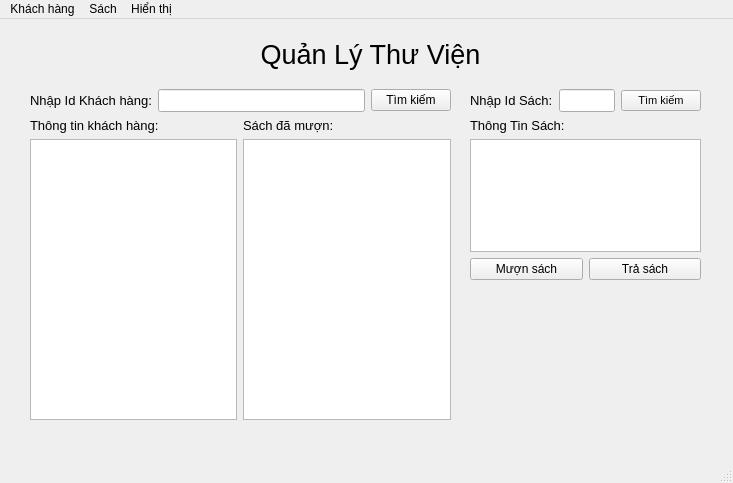
<?xml version="1.0" encoding="UTF-8"?>
<ui version="4.0">
 <class>MainWindow</class>
 <widget class="QMainWindow" name="MainWindow">
  <property name="windowModality">
   <enum>Qt::NonModal</enum>
  </property>
  <property name="geometry">
   <rect>
    <x>0</x>
    <y>0</y>
    <width>733</width>
    <height>483</height>
   </rect>
  </property>
  <property name="windowTitle">
   <string>Quản lý thư viện</string>
  </property>
  <widget class="QWidget" name="centralwidget">
   <widget class="QLabel" name="label">
    <property name="geometry">
     <rect>
      <x>0</x>
      <y>10</y>
      <width>741</width>
      <height>51</height>
     </rect>
    </property>
    <property name="font">
     <font>
      <pointsize>20</pointsize>
     </font>
    </property>
    <property name="text">
     <string>Quản Lý Thư Viện</string>
    </property>
    <property name="alignment">
     <set>Qt::AlignCenter</set>
    </property>
   </widget>
   <widget class="QWidget" name="verticalLayoutWidget_5">
    <property name="geometry">
     <rect>
      <x>470</x>
      <y>70</y>
      <width>231</width>
      <height>191</height>
     </rect>
    </property>
    <layout class="QVBoxLayout" name="verticalLayout_5">
     <item>
      <layout class="QHBoxLayout" name="horizontalLayout_3">
       <item>
        <layout class="QVBoxLayout" name="verticalLayout_3"/>
       </item>
       <item>
        <widget class="QLabel" name="label_2">
         <property name="font">
          <font>
           <pointsize>10</pointsize>
          </font>
         </property>
         <property name="text">
          <string>Nhập Id Sách:</string>
         </property>
        </widget>
       </item>
       <item>
        <widget class="QLineEdit" name="i_bookId">
         <property name="font">
          <font>
           <pointsize>10</pointsize>
          </font>
         </property>
        </widget>
       </item>
       <item>
        <widget class="QPushButton" name="b_findBook">
         <property name="font">
          <font>
           <pointsize>8</pointsize>
          </font>
         </property>
         <property name="text">
          <string>Tìm kiếm</string>
         </property>
        </widget>
       </item>
      </layout>
     </item>
     <item>
      <layout class="QVBoxLayout" name="verticalLayout_4">
       <item>
        <widget class="QLabel" name="label_6">
         <property name="font">
          <font>
           <pointsize>10</pointsize>
          </font>
         </property>
         <property name="text">
          <string>Thông Tin Sách:</string>
         </property>
        </widget>
       </item>
       <item>
        <widget class="QTextBrowser" name="o_bookInfo">
         <property name="font">
          <font>
           <pointsize>10</pointsize>
          </font>
         </property>
        </widget>
       </item>
       <item>
        <layout class="QHBoxLayout" name="horizontalLayout_4">
         <item>
          <widget class="QPushButton" name="b_borrow">
           <property name="text">
            <string>Mượn sách</string>
           </property>
          </widget>
         </item>
         <item>
          <widget class="QPushButton" name="b_return">
           <property name="text">
            <string>Trả sách</string>
           </property>
          </widget>
         </item>
        </layout>
       </item>
      </layout>
     </item>
    </layout>
   </widget>
   <widget class="QWidget" name="verticalLayoutWidget_6">
    <property name="geometry">
     <rect>
      <x>30</x>
      <y>70</y>
      <width>421</width>
      <height>331</height>
     </rect>
    </property>
    <layout class="QVBoxLayout" name="verticalLayout_6">
     <item>
      <layout class="QHBoxLayout" name="horizontalLayout">
       <item>
        <widget class="QLabel" name="label_3">
         <property name="font">
          <font>
           <pointsize>10</pointsize>
          </font>
         </property>
         <property name="text">
          <string>Nhập Id Khách hàng:</string>
         </property>
        </widget>
       </item>
       <item>
        <widget class="QLineEdit" name="i_user">
         <property name="font">
          <font>
           <pointsize>10</pointsize>
          </font>
         </property>
        </widget>
       </item>
       <item>
        <widget class="QPushButton" name="b_findUser">
         <property name="text">
          <string>Tìm kiếm</string>
         </property>
        </widget>
       </item>
      </layout>
     </item>
     <item>
      <layout class="QHBoxLayout" name="horizontalLayout_2">
       <item>
        <layout class="QVBoxLayout" name="verticalLayout">
         <item>
          <widget class="QLabel" name="label_4">
           <property name="font">
            <font>
             <pointsize>10</pointsize>
            </font>
           </property>
           <property name="text">
            <string>Thông tin khách hàng:</string>
           </property>
          </widget>
         </item>
         <item>
          <widget class="QTextBrowser" name="o_userInfo">
           <property name="font">
            <font>
             <pointsize>10</pointsize>
            </font>
           </property>
          </widget>
         </item>
        </layout>
       </item>
       <item>
        <layout class="QVBoxLayout" name="verticalLayout_2">
         <item>
          <widget class="QLabel" name="label_5">
           <property name="font">
            <font>
             <pointsize>10</pointsize>
            </font>
           </property>
           <property name="text">
            <string>Sách đã mượn:</string>
           </property>
          </widget>
         </item>
         <item>
          <widget class="QTextBrowser" name="o_bookBorrowed">
           <property name="font">
            <font>
             <pointsize>10</pointsize>
            </font>
           </property>
          </widget>
         </item>
        </layout>
       </item>
      </layout>
     </item>
    </layout>
   </widget>
  </widget>
  <widget class="QStatusBar" name="statusbar"/>
  <widget class="QMenuBar" name="menubar">
   <property name="geometry">
    <rect>
     <x>0</x>
     <y>0</y>
     <width>733</width>
     <height>22</height>
    </rect>
   </property>
   <widget class="QMenu" name="userMenu">
    <property name="title">
     <string>Khách hàng</string>
    </property>
    <addaction name="newUser"/>
    <addaction name="deleteUser"/>
   </widget>
   <widget class="QMenu" name="bookMenu">
    <property name="title">
     <string>Sách</string>
    </property>
    <addaction name="newBook"/>
    <addaction name="deleteBook"/>
   </widget>
   <widget class="QMenu" name="showMenu">
    <property name="title">
     <string>Hiển thị</string>
    </property>
    <addaction name="show100"/>
    <addaction name="show200"/>
   </widget>
   <addaction name="userMenu"/>
   <addaction name="bookMenu"/>
   <addaction name="showMenu"/>
  </widget>
  <action name="newUser">
   <property name="text">
    <string>Mới</string>
   </property>
  </action>
  <action name="newBook">
   <property name="text">
    <string>Mới</string>
   </property>
  </action>
  <action name="deleteUser">
   <property name="text">
    <string>Xoá</string>
   </property>
  </action>
  <action name="deleteBook">
   <property name="text">
    <string>Xoá</string>
   </property>
  </action>
  <action name="show100">
   <property name="text">
    <string>100%</string>
   </property>
  </action>
  <action name="show200">
   <property name="text">
    <string>200%</string>
   </property>
  </action>
 </widget>
 <resources/>
 <connections/>
</ui>
